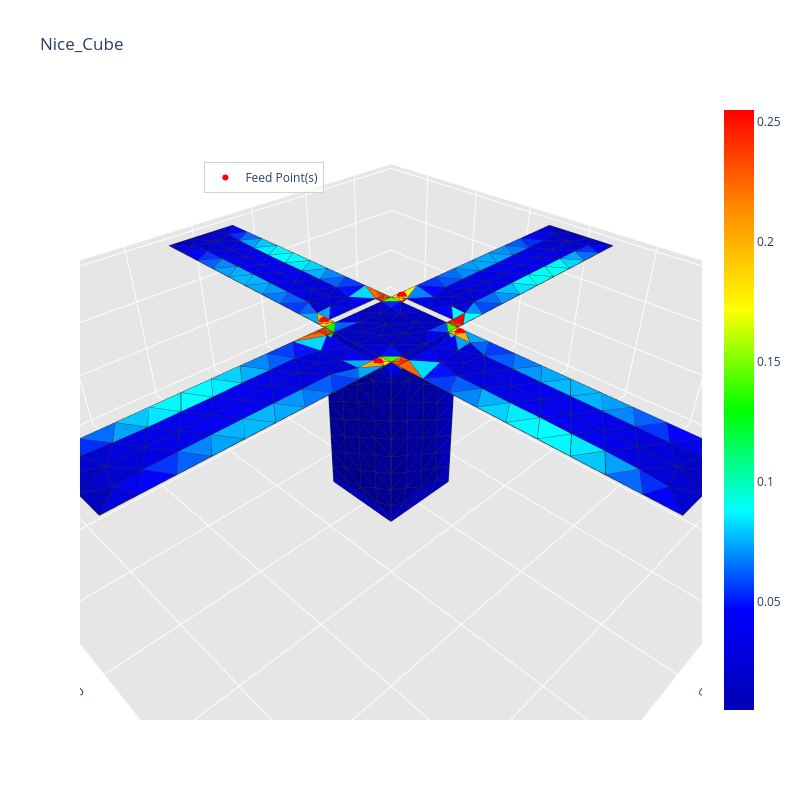

This figure's notebook cell:
### Code cell
_ = radiation_algorithm(path, frequency, feed_point,
                        voltage_amplitude=voltage_amplitude, 
                        excitation_unit_vector=excitation_units_vector, 
                        gap_width=0.1*initial_mesh_size,
                        voltage_phase=phase)

### Figure 1 — Plotly figure (JSON) as saved in the notebook; plotly's stock layout.template omitted (floating-point values rounded to 4 significant figures; data arrays with more than 128 entries replaced by an {"elided": "..."} marker saying what was removed)
{"data": [{"facecolor": {"elided": "710 str values"}, "i": {"elided": "710 int values"}, "j": {"elided": "710 int values"}, "k": {"elided": "710 int values"}, "name": "", "type": "mesh3d", "x": {"elided": "403 float values"}, "y": {"elided": "403 float values"}, "z": {"elided": "403 float values"}}, {"line": {"color": "rgb(50, 50, 50)", "width": 1.5}, "mode": "lines", "showlegend": false, "type": "scatter3d", "x": {"elided": "3550 float values"}, "y": {"elided": "3550 float values"}, "z": {"elided": "3550 float values"}}, {"hoverinfo": "none", "marker": {"color": [0.004903, 0.2549], "colorscale": [[0, "rgb(0, 0, 180)"], [0.1667, "rgb(0, 0, 255)"], [0.3333, "rgb(0, 255, 255)"], [0.5, "rgb(0, 255, 0)"], [0.6667, "rgb(255, 255, 0)"], [0.8333, "rgb(255, 140, 0)"], [1, "rgb(255, 0, 0)"]], "showscale": true, "size": 0.1}, "mode": "markers", "showlegend": false, "type": "scatter3d", "x": [-0.05], "y": [-0.05], "z": [-0.3]}, {"marker": {"color": "red", "size": 6, "symbol": "circle"}, "mode": "markers+text", "name": "Feed Point(s)", "type": "scatter3d", "x": [0.06, -0.0425, -0.06, 0.0425], "y": [0.0425, 0.06, -0.0425, -0.06], "z": [0.0, 0.0, 0.0, 0.0]}], "layout": {"height": 800, "legend": {"bgcolor": "rgba(255,255,255,0.7)", "bordercolor": "lightgray", "borderwidth": 1, "x": 0.2, "xanchor": "left", "y": 0.9, "yanchor": "top"}, "scene": {"aspectratio": {"x": 1, "y": 1, "z": 0.3}, "camera": {"eye": {"x": 0.65, "y": 0.65, "z": 0.65}}, "xaxis": {"backgroundcolor": "rgb(230, 230, 230)", "gridcolor": "rgb(255, 255, 255)", "showbackground": true, "zerolinecolor": "rgb(255, 255, 255)"}, "yaxis": {"backgroundcolor": "rgb(230, 230, 230)", "gridcolor": "rgb(255, 255, 255)", "showbackground": true, "zerolinecolor": "rgb(255, 255, 255)"}, "zaxis": {"backgroundcolor": "rgb(230, 230, 230)", "gridcolor": "rgb(255, 255, 255)", "showbackground": true, "zerolinecolor": "rgb(255, 255, 255)"}}, "title": {"text": "Nice_Cube"}, "width": 800}}
